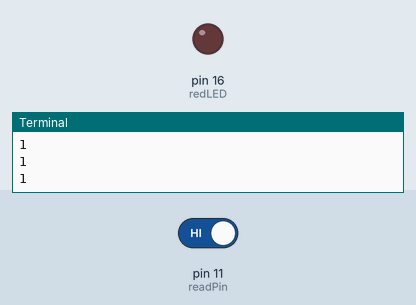
The program below on a simulated Raspberry Pi (header pin numbers). On the bench: output pins drawn as LEDs (lit = HIGH), the last lines printed to the terminal. Inputs (shaded band) come from the test bench; at power-on: pin 11 (readPin) HIGH.

Above: at 1.2 s.
1.3 s: pin 11 (readPin) driven LOW
At 2.2 s:
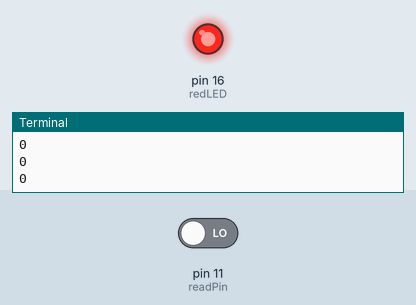
2.8 s: pin 11 (readPin) driven HIGH
At 3.4 s:
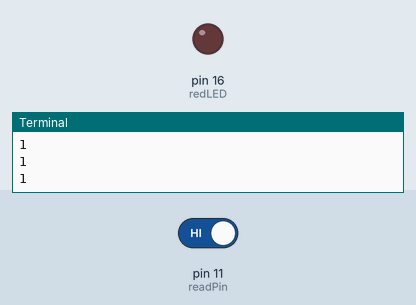
Timing chart, 0 to 5.8 s (numbered marks = the images above; inputs shaded):
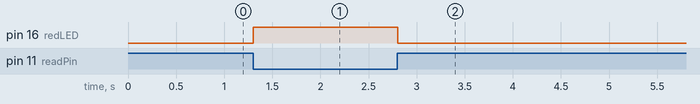

Measured:
- after the input at 1.3 s, pin 16 (redLED): LOW → HIGH at once
- after the input at 2.8 s, pin 16 (redLED): HIGH → LOW at once

The program:

06.GPIOinputsPullUpPullDown.py
```python
import time
import RPi.GPIO as GPIO
GPIO.setmode(GPIO.BOARD)
redLED = 16
readPin = 11
GPIO.setup(readPin,GPIO.IN)
GPIO.setup(redLED,GPIO.OUT)
GPIO.output(redLED,0)
try:
    while True:
        readVal=GPIO.input(readPin)
        print (readVal)
        if readVal == 0:
            GPIO.output(redLED,1)
        else:
            GPIO.output(redLED,0)
        time.sleep(.1)
except KeyboardInterrupt:
    GPIO.cleanup()
# readVal will return 1 for 3.3 volts down to 0 for zero volts
```
